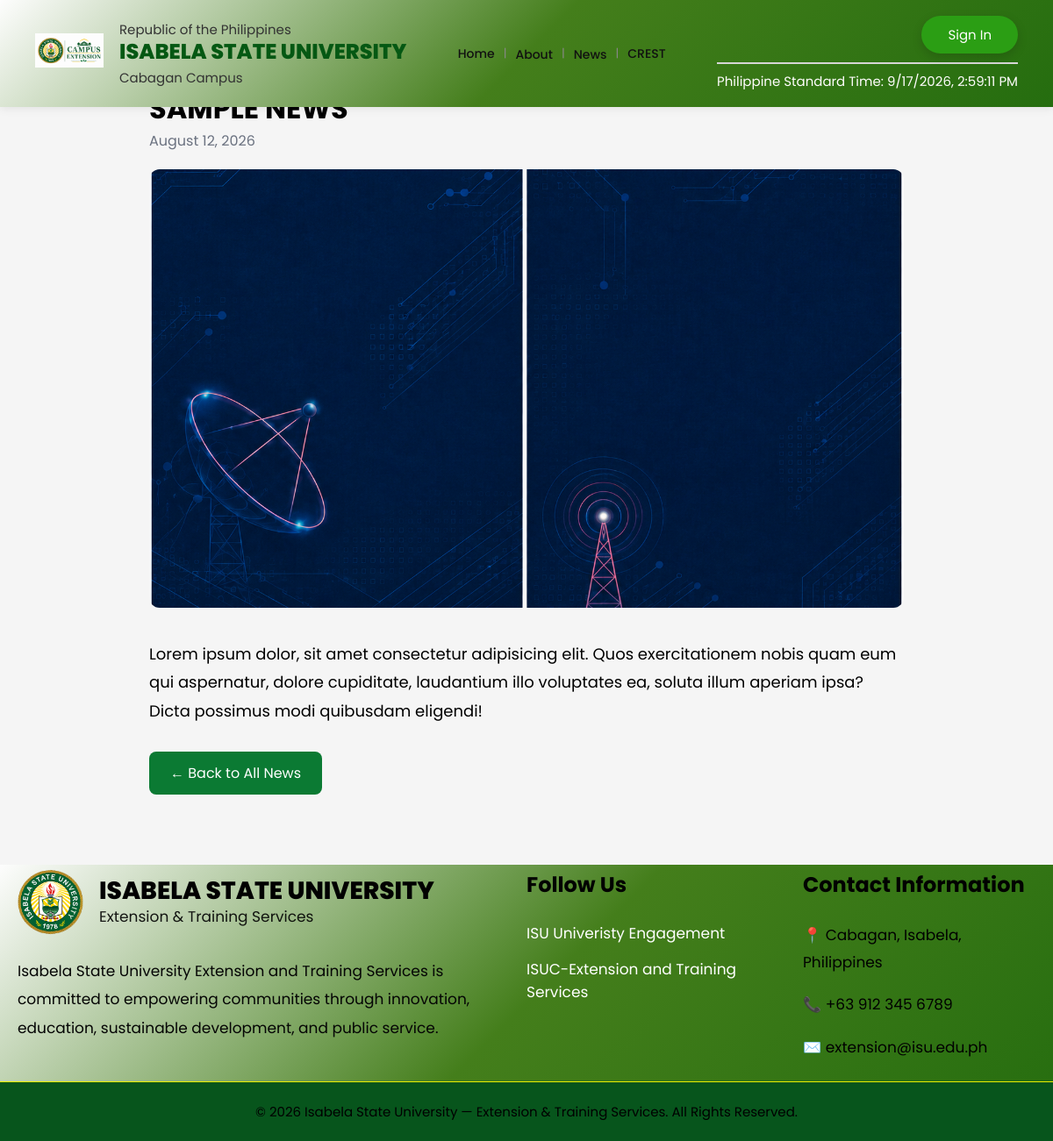
Screenshot of /news/show?id=1 with the database file from the repository.
### tables this page shows
CREATE TABLE IF NOT EXISTS `news` (
  `id` int NOT NULL AUTO_INCREMENT,
  `title` varchar(255) NOT NULL,
  `content` text NOT NULL,
  `image` varchar(255) DEFAULT NULL,
  `status` enum('draft','published') DEFAULT 'draft',
  `created_at` timestamp NULL DEFAULT CURRENT_TIMESTAMP,
  `updated_at` timestamp NULL DEFAULT CURRENT_TIMESTAMP ON UPDATE CURRENT_TIMESTAMP,
  PRIMARY KEY (`id`)
);

### app/Http/Controllers/NewsController.php (called while the page is built, shortened)
<?php
class NewsController
{
    public function show()
    {
        $id = $_GET['id'] ?? 0;
        $config = require __DIR__ . '/../../../config/database.php';
        $pdo = new PDO("mysql:host={$config['host']};dbname={$config['dbname']};charset={$config['charset']}", $config['username'], $config['password']);
        $pdo->setAttribute(PDO::ATTR_ERRMODE, PDO::ERRMODE_EXCEPTION);
        require_once __DIR__ . '/../../models/News.php';
        $newsModel = new News($pdo);
        $newsItem = $newsModel->find($id);
        require __DIR__ . '/../../views/partials/header.php';
        require __DIR__ . '/../../views/news/show.php';
        require __DIR__ . '/../../views/partials/footer.php';
    }
}

### app/models/News.php (called while the page is built, shortened)
<?php
class News
{
    private $db;
    public function __construct($pdo)
    {
        $this->db = $pdo;
    }
    public function find($id)
    {
        $stmt = $this->db->prepare("SELECT * FROM news WHERE id = ?");
        $stmt->execute([$id]);
        return $stmt->fetch(PDO::FETCH_ASSOC);
    }
}

### app/views/news/show.php (the view)
<div class="container" style="max-width:900px; margin:40px auto; margin-top:100px; padding:0 20px;">
    <h1  style="text-transform: uppercase;"><?= htmlspecialchars($newsItem['title']) ?></h1>
    <p style="color:#6b7280; margin-bottom:20px;"><?= date('F d, Y', strtotime($newsItem['created_at'])) ?></p>
    <?php if ($newsItem['image']): ?>
        <img src="/<?= $newsItem['image'] ?>" alt="<?= htmlspecialchars($newsItem['title']) ?>" style="width:100%; max-height:500px; object-fit:cover; border-radius:12px; margin-bottom:30px;">
    <?php endif; ?>
    <div style="font-size:18px; line-height:1.8;">
        <?= nl2br(htmlspecialchars($newsItem['content'])) ?>
    </div>
    <a href="/news" style="display:inline-block; margin-top:30px; padding:12px 24px; background:#0b7a33; color:#fff; border-radius:8px; text-decoration:none;">← Back to All News</a>
</div>

### public/css/app.css (style rules this page uses)
* { margin: 0; padding: 0; box-sizing: border-box; font-family: 'Poppins', sans-serif; }
body { background: #f5f5f5; overflow-x: hidden; }
html { scroll-behavior: smooth; }
a { text-decoration: none !important; }

### rows the page displays
news: title "SAMPLE NEWS", created_at "August 12, 2026", image (picture), content "Lorem ipsum dolor, sit amet consectetur adipisicing elit. Quos exercitationem nobis quam eum qui aspernatur, dolore cupiditate, laudantium illo voluptates ea, soluta illum aperiam ipsa? Dicta possimus modi quibusdam eligendi!"

### other values shown
$about['contact_address'] "Cabagan, Isabela, Philippines"
$about['contact_phone'] "+63 912 345 6789"
$about['contact_email'] "extension@isu.edu.ph"
